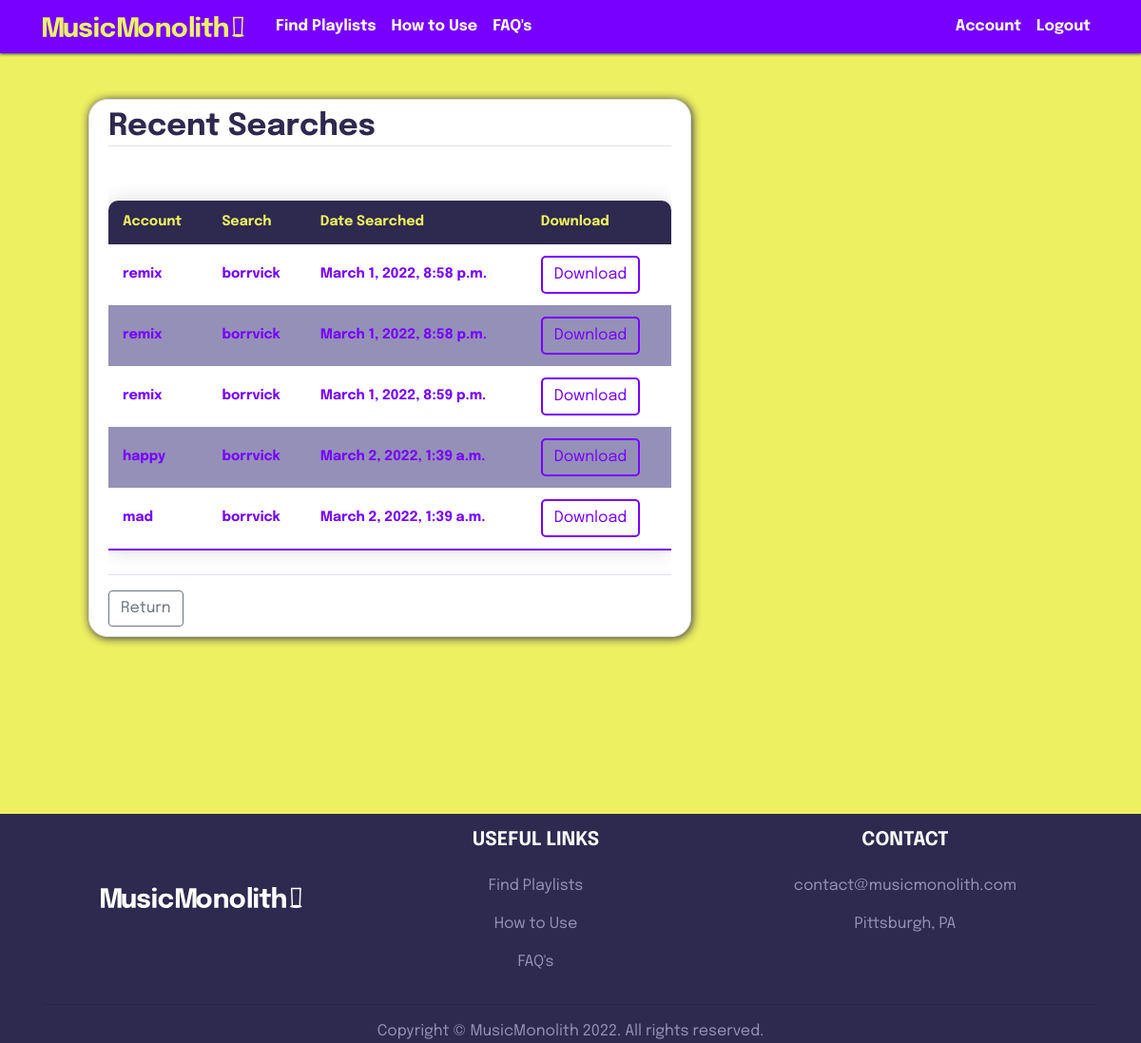
Page /history/ (signed in) on the committed database.
### spotify/models.py (models this page shows, shortened)
class CSVFile(models.Model):
    profile = models.ForeignKey(Profile, on_delete=models.CASCADE)
    name = models.CharField(default="Default", max_length=50)
    csv = models.FileField(default="default.csv", upload_to="spotify_csv")
    created_at = models.DateTimeField(auto_now_add=True)

### users/models.py (models this page shows)
class Profile(models.Model):
    user = models.OneToOneField(User, on_delete=models.CASCADE)
    firstName = models.CharField(max_length=25, default="")
    lastName = models.CharField(max_length=25, default="")
    def __str__(self):
        return self.user.username

### users/views.py (the view)
# urls.py: path("history/", CSVListView.as_view(), name="history"),
class CSVListView(LoginRequiredMixin, ListView):
    model = CSVFile
    template_name = "users/history.html"
    context_object_name = "csvs"
    def get_queryset(self):
        return CSVFile.objects.filter(profile=self.request.user.profile)

### users/templates/users/history.html
{%extends "spotify/base.html"%}
{%block content%}
<div class="content-section m-5">
    <div class="media">
        <div class="media-body">
            <h2 class="border-bottom account-heading">Recent Searches</h2><br>
        </div>
    </div>
    <div class="scroll">
        <table class="content-table">
            {% if csvs %}
            <thead>
                <td>Account</td>
                <td>Search</td>
                <td>Date Searched</td>
                <td>Download</td>
            </thead>
            <tbody>
                {% for csv in csvs %}
                <tr class="active-row">
                    <td>{{csv.name}}</td>
                    <td>{{csv.profile}}</td>
                    <td>{{csv.created_at}}</td>
                    <td><a href="{{csv.csv.url}}" target="_blank"><button
                                class=" btn result-button">Download</button></a>
                    </td>
                </tr>
                {%endfor%}
            </tbody>
            {%else%}
            <div>
                <p>No Recent Searches Found. Try searching using Find Playlists.</p>
            </div>
            {%endif%}
        </table>
    </div>
    <div class="border-top pt-3">
        <a href="{%url 'profile'%}"><button class="btn btn-outline-secondary">Return</button></a>
    </div>
</div>
{%endblock content%}

### spotify/templates/spotify/base.html (shortened to what this page needs)
{% load static%}
<!DOCTYPE html>
<html lang="en">
<head>
  <link rel="stylesheet" href="https://maxcdn.bootstrapcdn.com/bootstrap/4.0.0/css/bootstrap.min.css"
 />
  <link rel="stylesheet" type="text/css" href="{%static 'spotify/css/main.css'%}" />
</head>
<body>
  <header class="site-header">
    <nav class="navbar navbar-expand-md navbar-dark bg-purple fixed-top">
      <div class="container">
        <a href="{%url 'spotify_home'%}" class="logo-space"><img
            src="{%static 'spotify/images/MusicMonolith_Logo.svg'%}" alt="site_logo" width="212" height="22" /></a>
        <div class="collapse navbar-collapse" id="navbarToggle">
          <div class="navbar-nav mr-auto">
            <a class="nav-item nav-link" href="{%url 'spotify_search'%}">Find Playlists</a>
            <a class="nav-item nav-link" href="{%url 'how'%}">How to Use</a>
            <a class="nav-item nav-link" href="{%url 'faq'%}">FAQ's</a>
          </div>
          <div class="navbar-nav">
            {%if user.is_authenticated %}
            <a class="nav-item nav-link" href="{%url 'profile'%}">Account</a>
            <a class="nav-item nav-link" href="{%url 'logout'%}">Logout</a>
            {%else%}
            <a class="nav-item nav-link" href="{%url 'login'%}">Login</a>
            <a class="nav-item nav-link" href="{%url 'register'%}">Register</a>
            {%endif%}
          </div>
        </div>
      </div>
    </nav>
  </header>
  <div class="container container-custom" id="base-div">
    <div class="row">
      <div class="col-md-8">
        {% block content %}
        {% endblock content%}
      </div>
    </div>
  </div>
  <footer class="text-center text-lg-start text-white bg-purple-dark">
    <div class="container">
      <div class="row">
        <div class="d-flex align-items-center justify-content-center mx-auto mt-3 mb-4">
          <a href="{%url 'spotify_home'%}"><img class="img-fluid"
              src="{%static 'spotify/images/MusicMonolith_Logo_White.svg'%}" alt="site_logo" width="212"
              height="22" /></a>
        </div>
        <div class="col-md-3 col-lg-2 col-xl-2 mx-auto mt-3">
          <h5 class="text-uppercase mb-4 font-weight-bold text-light">
            Useful links
          </h5>
          <p>
            <a href="{%url 'spotify_search'%}" class="purple-text-mid">Find Playlists</a>
          </p>
          <p>
            <a href="{%url 'how'%}" class="purple-text-mid">How to Use</a>
          </p>
          <p>
            <a href="{%url 'faq'%}" class="purple-text-mid">FAQ's</a>
          </p>
        </div>
        <div class="col-md-4 col-lg-3 col-xl-3 mx-auto mt-3">
          <h5 class="text-uppercase mb-4 font-weight-bold text-light">
            Contact
          </h5>
          <p>
            <a class="purple-text-mid" href="mailto:contact@musicmonolith.com">contact@musicmonolith.com</a>
          </p>
          <p class="purple-text-mid">Pittsburgh, PA</p>
        </div>
      </div>
      <hr />
      <div class="purple-text-mid">
        Copyright © MusicMonolith 2022. All rights reserved.
      </div>
    </div>
  </footer>
</body>
</html>

### spotify/static/spotify/css/main.css (style rules this page uses)
.scroll { overflow-y: scroll; }
.logo-space { margin-right: 25px; }
.content-table { border-collapse: collapse; margin: 25px 0; font-size: 0.9em; width: 100%; height: 100%; border-radius: 10px 10px 0 0; overflow: hidden; box-shadow: 0 0 20px rgba(0, 0, 0, 0.15); background-color: #ffffff4b; }
.content-table th, .content-table td { padding: 12px 15px; }
.content-table tbody tr:nth-of-type(even) { background-color: #9590b8; }
.content-table tbody tr:last-of-type { border-bottom: 2px solid #7700ff; }
.content-table tbody tr { font-weight: bold; color: #7700ff; }
html, body { font-family: 'Epilogue', sans-serif; background: #edf060; }
.container-custom { margin-top: 56px; min-height: 100vh; }
h1, h2, h3, h4, h5, h6 { font-weight: bold; color: #2E294E; }
.purple-text-mid { color: #9590b8; }
.result-button { border: 2px solid #7700ff; background-color: transparent; color: #7700ff; cursor: pointer; border-radius: 5px; }
.bg-purple { background-color: #7700ff; }
.bg-purple-dark { background-color: #2E294E; }
.site-header .navbar-nav .nav-link { font-weight: bold; color: #ffffff; }
a { color: inherit; }
.navbar { box-shadow: 0px 1px 3px #444444; }
.content-section { background: #ffffff; padding: 10px 20px; border: 1px solid #dddddd; border-radius: 20px; margin-bottom: 0px; box-shadow: 1px 1px 10px #2E294E; }
footer { bottom: 0; width: 100%; position: relative; z-index: 10; }

### rows in the picture
CSVFile: name "remix", profile "borrvick", created_at "March 1, 2022, 8:58 p.m."
CSVFile: name "remix", profile "borrvick", created_at "March 1, 2022, 8:58 p.m."
CSVFile: name "remix", profile "borrvick", created_at "March 1, 2022, 8:59 p.m."
CSVFile: name "happy", profile "borrvick", created_at "March 2, 2022, 1:39 a.m."
CSVFile: name "mad", profile "borrvick", created_at "March 2, 2022, 1:39 a.m."
